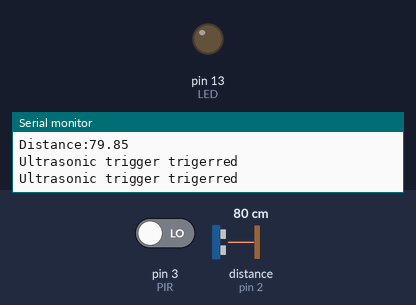
A sketch run on a simulated Arduino Uno, built with avr-gcc and run on an emulated ATmega328P. Shown: output pins drawn as LEDs (lit = HIGH), the last lines printed to the serial monitor. Wiring (inferred from the names in the program): ultrasonic range finder: trigger pin 7; echo pin 2. Dashed ring = blinking. The inputs (shaded band) are chosen by the test bench; at power-on: distance to the obstacle (sensor on pin 2) 80 cm, pin 3 (PIR) LOW. The echo pulse lasts 58.3 µs per cm; pins used as bus, display or sensor lines are not drawn.

Above: at 1.28 s.
1.3 s: distance to the obstacle (sensor on pin 2) set to 46 cm
4.3 s: distance to the obstacle (sensor on pin 2) set to 38 cm
7.3 s: distance to the obstacle (sensor on pin 2) set to 299 cm
At 7.55 s:
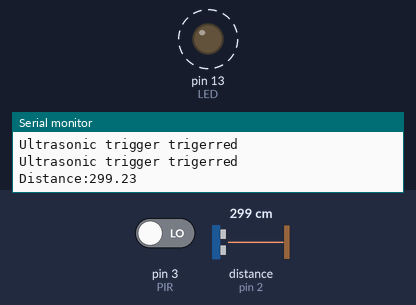
10.3 s: distance to the obstacle (sensor on pin 2) set to 2 cm
At 10.3 s:
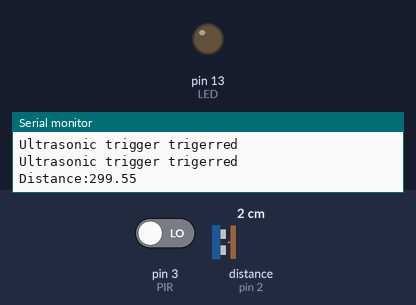
Timing chart, 0 to 12.8 s (numbered marks = the images above; inputs shaded):
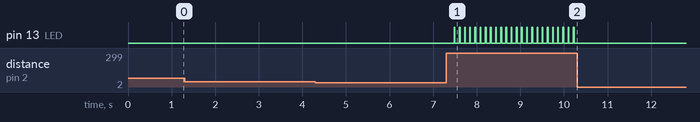

The sketch:

Task1_3C.ino
```cpp
const uint8_t echoPin = 2;
const uint8_t trigPin = 7;
const int LED = 13;
const int LED2 = 12;
const int PIR = 3;
const int threshold = 40;
long duration;
bool led_state = false;
bool led_state2 = false;
bool motion = false;
float distance;

void setup(){
  pinMode(trigPin,OUTPUT);
  pinMode(echoPin,INPUT);
  pinMode(LED, OUTPUT);
  Serial.begin(9600);
  attachInterrupt(digitalPinToInterrupt(echoPin), ISR1, CHANGE);
  attachInterrupt(digitalPinToInterrupt(PIR), ISR2, CHANGE);
}

void loop(){
  digitalWrite(LED2, LOW);
  digitalWrite(LED,LOW);
  digitalWrite(trigPin, LOW);
  delayMicroseconds(2);
  digitalWrite(trigPin, HIGH);
  delayMicroseconds(10);
  digitalWrite(trigPin, LOW);
  duration = pulseIn(echoPin,HIGH);
  distance = duration/58.2;
  Serial.print("Distance:");
  Serial.println(distance);
  delay(100);
}

void ISR1(){

  if(distance > threshold){
      Serial.println("Ultrasonic trigger trigerred");
    led_state = !led_state;
    digitalWrite(LED, led_state);
  }
}

void ISR2(){
    Serial.println("PIR sensor trigerred");
  led_state2 = !led_state2;
  digitalWrite(LED2, led_state2);
  delay(500);
}
```

Measured:
- after the input at 7.3 s, pin 13 (LED): alternates HIGH for 0.02 s and LOW for 0.10 s, starting after 0.18 s
- after the input at 10.3 s, pin 13 (LED): stops changing and stays LOW
